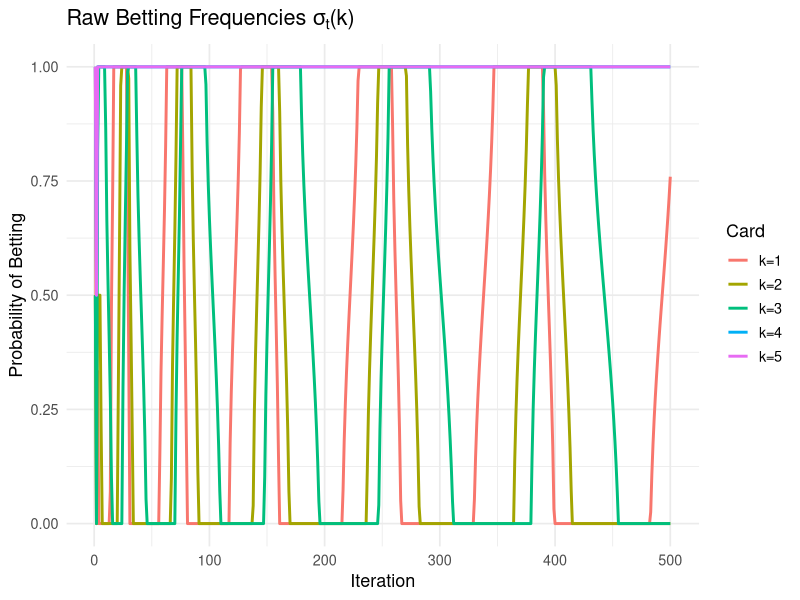
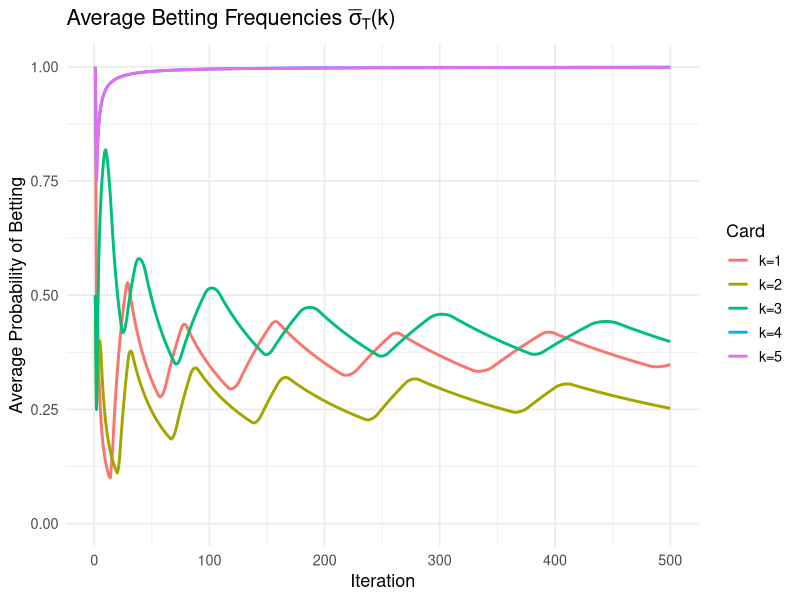

Write R code to recreate these figures, in order.
library(ggplot2)
library(reshape2)

# ============================================================
# USER PARAMETERS
# ============================================================
cards    <- 1:5
ante     <- 2
bet_size <- 2
n_iter   <- 500

init_mode <- "custom"   # "uniform", "random", or "custom"
seed      <- 123        # set NULL for no fixed seed

# Only used if init_mode == "custom"
sigma_init <- c(1, 0.5, 0.5, 1, 1.0)
tau_init   <- c(0, 0, 1.0, 1.0, 1.0)

# ============================================================
# Setup
# ============================================================
if (!is.null(seed)) set.seed(seed)

n_cards <- length(cards)

pot_check <- 2 * ante
pot_bet   <- 2 * (ante + bet_size)
pot_fold  <- 2 * ante

SD <- function(k, j, pot) {
  if (k > j) pot else -pot
}

# ============================================================
# Counterfactual Values (Player 1)
# ============================================================
v1_C <- function(i, tau) {
  k <- cards[i]
  opp_idx <- setdiff(seq_along(cards), i)

  mean(sapply(opp_idx, function(j_idx) {
    j <- cards[j_idx]
    (1 - tau[j_idx]) * SD(k, j, pot_check) +
      tau[j_idx] * (-pot_fold)
  }))
}

v1_B <- function(i, tau) {
  k <- cards[i]
  opp_idx <- setdiff(seq_along(cards), i)

  mean(sapply(opp_idx, function(j_idx) {
    j <- cards[j_idx]
    (1 - tau[j_idx]) * pot_fold +
      tau[j_idx] * SD(k, j, pot_bet)
  }))
}

# ============================================================
# Counterfactual Values (Player 2)
# ============================================================
v2_C <- function(j_idx, sigma) {
  j <- cards[j_idx]
  opp_idx <- setdiff(seq_along(cards), j_idx)

  mean(sapply(opp_idx, function(i_idx) {
    k <- cards[i_idx]
    showdown <- if (j > k) pot_check else -pot_check

    (1 - sigma[i_idx]) * showdown +
      sigma[i_idx] * (-pot_fold)
  }))
}

v2_B <- function(j_idx, sigma) {
  j <- cards[j_idx]
  opp_idx <- setdiff(seq_along(cards), j_idx)

  mean(sapply(opp_idx, function(i_idx) {
    k <- cards[i_idx]
    showdown <- if (j > k) pot_bet else -pot_bet

    (1 - sigma[i_idx]) * pot_fold +
      sigma[i_idx] * showdown
  }))
}

# ============================================================
# Regret Matching
# ============================================================
bet_prob <- function(RB, RC) {
  RB_pos <- max(RB, 0)
  RC_pos <- max(RC, 0)

  if (RB_pos + RC_pos > 0) {
    RB_pos / (RB_pos + RC_pos)
  } else {
    0.5
  }
}

# ============================================================
# Initialization
# ============================================================
if (init_mode == "uniform") {
  sigma <- rep(0.5, n_cards)
  tau   <- rep(0.5, n_cards)

} else if (init_mode == "random") {
  sigma <- runif(n_cards, 0, 1)
  tau   <- runif(n_cards, 0, 1)

} else if (init_mode == "custom") {

  if (length(sigma_init) != n_cards) {
    stop("sigma_init must have length equal to length(cards).")
  }
  if (length(tau_init) != n_cards) {
    stop("tau_init must have length equal to length(cards).")
  }
  if (any(!is.finite(sigma_init)) || any(sigma_init < 0) || any(sigma_init > 1)) {
    stop("All entries of sigma_init must be numbers between 0 and 1.")
  }
  if (any(!is.finite(tau_init)) || any(tau_init < 0) || any(tau_init > 1)) {
    stop("All entries of tau_init must be numbers between 0 and 1.")
  }

  sigma <- sigma_init
  tau   <- tau_init

} else {
  stop("init_mode must be 'uniform', 'random', or 'custom'")
}

R1_B <- rep(0, n_cards)
R1_C <- rep(0, n_cards)

R2_B <- rep(0, n_cards)
R2_C <- rep(0, n_cards)

# Store raw strategies and averages
sigma_history     <- matrix(0, nrow = n_iter, ncol = n_cards)
sigma_avg_history <- matrix(0, nrow = n_iter, ncol = n_cards)

tau_history       <- matrix(0, nrow = n_iter, ncol = n_cards)
tau_avg_history   <- matrix(0, nrow = n_iter, ncol = n_cards)

# ============================================================
# Main loop
# ============================================================
for (t in 1:n_iter) {

  # Store current raw strategies before updating
  sigma_history[t, ] <- sigma
  tau_history[t, ]   <- tau

  # Player 1 regrets
  for (i in seq_along(cards)) {
    vB <- v1_B(i, tau)
    vC <- v1_C(i, tau)

    v_current <- sigma[i] * vB + (1 - sigma[i]) * vC

    R1_B[i] <- R1_B[i] + (vB - v_current)
    R1_C[i] <- R1_C[i] + (vC - v_current)
  }

  # Player 2 regrets
  for (j in seq_along(cards)) {
    vB <- v2_B(j, sigma)
    vC <- v2_C(j, sigma)

    v_current <- tau[j] * vB + (1 - tau[j]) * vC

    R2_B[j] <- R2_B[j] + (vB - v_current)
    R2_C[j] <- R2_C[j] + (vC - v_current)
  }

  # Update strategies
  for (i in seq_along(cards)) {
    sigma[i] <- bet_prob(R1_B[i], R1_C[i])
  }

  for (j in seq_along(cards)) {
    tau[j] <- bet_prob(R2_B[j], R2_C[j])
  }

  # Running averages
  sigma_avg_history[t, ] <- colMeans(sigma_history[1:t, , drop = FALSE])
  tau_avg_history[t, ]   <- colMeans(tau_history[1:t, , drop = FALSE])
}

# ============================================================
# Prepare data for raw sigma_t plot
# ============================================================
df_sigma <- as.data.frame(sigma_history)
colnames(df_sigma) <- paste0("k=", cards)
df_sigma$Iteration <- 1:n_iter

df_sigma_long <- melt(
  df_sigma,
  id.vars = "Iteration",
  variable.name = "Card",
  value.name = "BetProb"
)

# ============================================================
# Prepare data for average sigma plot
# ============================================================
df_avg <- as.data.frame(sigma_avg_history)
colnames(df_avg) <- paste0("k=", cards)
df_avg$Iteration <- 1:n_iter

df_avg_long <- melt(
  df_avg,
  id.vars = "Iteration",
  variable.name = "Card",
  value.name = "BetProb"
)

# ============================================================
# Plot 1: raw sigma_t per iteration
# ============================================================
p_raw <- ggplot(df_sigma_long, aes(x = Iteration, y = BetProb, color = Card)) +
  geom_line(linewidth = 1) +
  labs(
    title = expression(paste("Raw Betting Frequencies ", sigma[t], "(k)")),
    x = "Iteration",
    y = "Probability of Betting",
    color = "Card"
  ) +
  scale_y_continuous(limits = c(0, 1)) +
  theme_minimal(base_size = 13)

print(p_raw)

# ============================================================
# Plot 2: average sigma strategy
# ============================================================
p_avg <- ggplot(df_avg_long, aes(x = Iteration, y = BetProb, color = Card)) +
  geom_line(linewidth = 1) +
  labs(
    title = expression(paste("Average Betting Frequencies ", bar(sigma)[T], "(k)")),
    x = "Iteration",
    y = "Average Probability of Betting",
    color = "Card"
  ) +
  scale_y_continuous(limits = c(0, 1)) +
  theme_minimal(base_size = 13)

print(p_avg)
